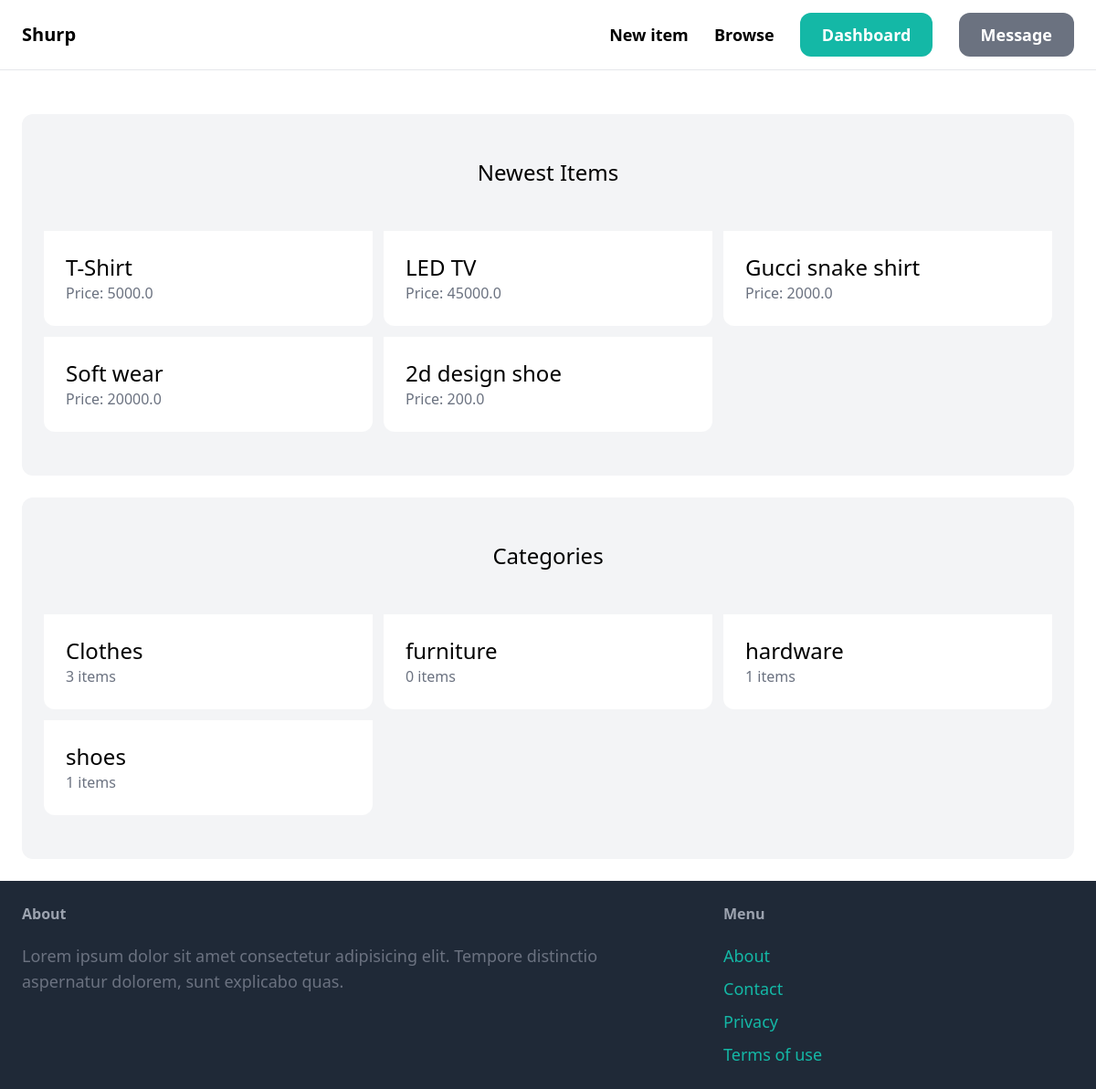
The app's page / (signed in) with its own data.
### item/models.py (models this page shows, shortened)
class Item(models.Model):
    category = models.ForeignKey(Category, related_name='items', on_delete=models.CASCADE)
    name = models.CharField(max_length=255)
    description = models.TextField(blank=True, null=True)
    price = models.FloatField()
    image = models.ImageField(upload_to='item_images', blank=True,  null=True)
    is_sold = models.BooleanField(default=False)
    created_by = models.ForeignKey(User, related_name='items', on_delete=models.CASCADE)
    created_at = models.DateTimeField(auto_now_add=True)

class Category(models.Model):
    name = models.CharField(max_length=255)
    class Meta:
        ordering = ('name',) #bug was a typo 🤣
        verbose_name_plural = 'Categories'

### core/views.py (the view)
# urls.py: path('', views.index, name="index"),
def index(request):
    items = Item.objects.filter(is_sold=False)[0:6]
    categories = Category.objects.all() #get all categories
    return render(request, 'core/index.html', {
        'categories': categories,
        'items': items,
    })

### core/templates/core/index.html (shortened to what this page needs)
{% extends 'core/base.html' %}
{% block content %}
    <div class="mt-6 px-6 py-12 bg-gray-100 rounded-xl">
        <h2 class="mb-12 text-2xl text-center">Newest Items</h2>
        <div class="grid grid-cols-3 gap-3">
            {% for item in items %}
                <div class="">
                    <a href="{% url 'item:detail' item.id %}">
                        <div class="p-6 bg-white rounded-b-xl">
                            <h2 class="text-2xl">
                                {{ item.name }}
                            </h2>
                            <p class="text-gray-500">Price: {{ item.price }}</p>
                        </div>
                    </a>
                </div>
            {% endfor %}
        </div>
    </div>
    <div class="mt-6 px-6 py-12 bg-gray-100 rounded-xl">
        <h2 class="mb-12 text-2xl text-center">Categories</h2>
        <div class="grid grid-cols-3 gap-3">
            {% for category in categories %}
            <div class="">
                <a href="#">
                    <div class="p-6 bg-white rounded-b-xl">
                        <h2 class="text-2xl">
                            {{ category.name }}
                        </h2>
                        <p class="text-gray-500">{{ category.items.count }} items</p>
                    </div>
                </a>
            </div>
            {% endfor %}
        </div>
    </div>
{% endblock %}

### records on screen
Item: name "T-Shirt", price "5000.0"
Item: name "LED TV", price "45000.0"
Item: name "Gucci snake shirt", price "2000.0"
Item: name "Soft wear", price "20000.0"
Item: name "2d design shoe", price "200.0"
Category: name "Clothes", items.count "3"
Category: name "furniture", items.count "0"
Category: name "hardware", items.count "1"
Category: name "shoes", items.count "1"
